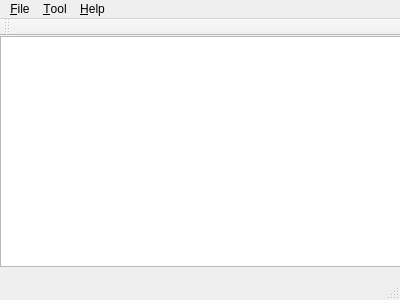
<?xml version="1.0" encoding="UTF-8"?>
<ui version="4.0">
 <class>MainWindow</class>
 <widget class="QMainWindow" name="MainWindow">
  <property name="geometry">
   <rect>
    <x>0</x>
    <y>0</y>
    <width>400</width>
    <height>300</height>
   </rect>
  </property>
  <property name="windowTitle">
   <string>MainWindow</string>
  </property>
  <widget class="QWidget" name="centralWidget">
   <widget class="QTextEdit" name="textEdit">
    <property name="geometry">
     <rect>
      <x>0</x>
      <y>0</y>
      <width>401</width>
      <height>231</height>
     </rect>
    </property>
   </widget>
  </widget>
  <widget class="QMenuBar" name="menuBar">
   <property name="geometry">
    <rect>
     <x>0</x>
     <y>0</y>
     <width>400</width>
     <height>23</height>
    </rect>
   </property>
   <widget class="QMenu" name="menu_File">
    <property name="title">
     <string>&amp;File</string>
    </property>
    <addaction name="separator"/>
    <addaction name="actionNew"/>
    <addaction name="actionOpen_2"/>
    <addaction name="separator"/>
    <addaction name="actionSave"/>
    <addaction name="actionSaveAs"/>
    <addaction name="separator"/>
    <addaction name="actionQuit"/>
   </widget>
   <widget class="QMenu" name="menu_Tool">
    <property name="title">
     <string>&amp;Tool</string>
    </property>
    <addaction name="actionFindReplace"/>
   </widget>
   <widget class="QMenu" name="menu_Help">
    <property name="title">
     <string>&amp;Help</string>
    </property>
    <addaction name="actionAboutMe"/>
   </widget>
   <addaction name="menu_File"/>
   <addaction name="menu_Tool"/>
   <addaction name="menu_Help"/>
  </widget>
  <widget class="QToolBar" name="mainToolBar">
   <attribute name="toolBarArea">
    <enum>TopToolBarArea</enum>
   </attribute>
   <attribute name="toolBarBreak">
    <bool>false</bool>
   </attribute>
  </widget>
  <widget class="QStatusBar" name="statusBar"/>
  <action name="actionOpen">
   <property name="text">
    <string>Open</string>
   </property>
  </action>
  <action name="action_Save">
   <property name="text">
    <string>&amp;Save</string>
   </property>
  </action>
  <action name="actionOpen_2">
   <property name="icon">
    <iconset resource="res.qrc">
     <normaloff>:/images/open</normaloff>:/images/open</iconset>
   </property>
   <property name="text">
    <string>&amp;Open</string>
   </property>
   <property name="shortcut">
    <string>Ctrl+O</string>
   </property>
  </action>
  <action name="actionSave">
   <property name="icon">
    <iconset resource="res.qrc">
     <normaloff>:/images/save</normaloff>:/images/save</iconset>
   </property>
   <property name="text">
    <string>&amp;Save</string>
   </property>
   <property name="shortcut">
    <string>Ctrl+S</string>
   </property>
  </action>
  <action name="actionSaveAs">
   <property name="icon">
    <iconset resource="res.qrc">
     <normaloff>:/images/saveas</normaloff>:/images/saveas</iconset>
   </property>
   <property name="text">
    <string>&amp;Save As</string>
   </property>
   <property name="shortcut">
    <string>Ctrl+Shift+S</string>
   </property>
  </action>
  <action name="actionNew">
   <property name="icon">
    <iconset resource="res.qrc">
     <normaloff>:/images/new</normaloff>:/images/new</iconset>
   </property>
   <property name="text">
    <string>&amp;New</string>
   </property>
   <property name="shortcut">
    <string>Ctrl+N</string>
   </property>
  </action>
  <action name="actionQuit">
   <property name="icon">
    <iconset resource="res.qrc">
     <normaloff>:/images/quit</normaloff>:/images/quit</iconset>
   </property>
   <property name="text">
    <string>&amp;Quit</string>
   </property>
   <property name="shortcut">
    <string>Ctrl+Q</string>
   </property>
  </action>
  <action name="actionFindReplace">
   <property name="icon">
    <iconset resource="res.qrc">
     <normaloff>:/images/search</normaloff>:/images/search</iconset>
   </property>
   <property name="text">
    <string>&amp;Find &amp;&amp; Replace</string>
   </property>
  </action>
  <action name="actionAboutMe">
   <property name="icon">
    <iconset resource="res.qrc">
     <normaloff>:/images/aboutme</normaloff>:/images/aboutme</iconset>
   </property>
   <property name="text">
    <string>&amp;About Me</string>
   </property>
  </action>
 </widget>
 <layoutdefault spacing="6" margin="11"/>
 <resources>
  <include location="res.qrc"/>
 </resources>
 <connections/>
</ui>
